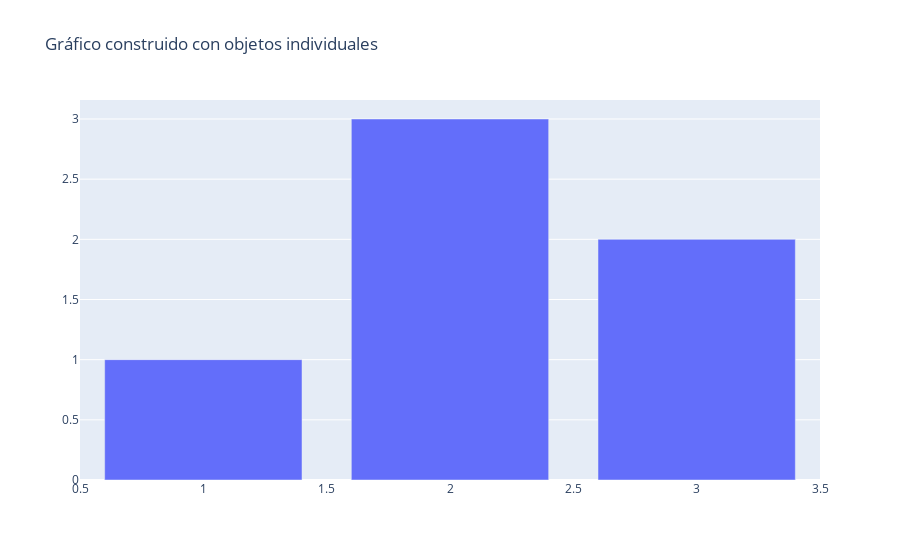

Write notebook code for a chart like this one.
### Markdown cell above
# Plotly Graph Objects vs. Plotly Express

Todos los gráficos de Plotly tienen la estructura de diccionario. El módulo graph_objects contiene todas los objetos individuales de un gráfico. Pueden acumularse unos sobre otros desde sus partes más pequeñas hasta construir la imagen final, como en la siguiente celda.

### Code cell
import plotly.graph_objects as go

dict_of_fig = dict({
    "data": [{"type": "bar",
              "x": [1, 2, 3],
              "y": [1, 3, 2]}],
    "layout": {"title": {"text": "Gráfico construido con objetos individuales"}}
})

fig = go.Figure(dict_of_fig)

fig.show()

### Figure 1 — Plotly figure (JSON) as saved in the notebook; plotly's stock layout.template omitted (floating-point values rounded to 4 significant figures)
{"data": [{"type": "bar", "x": [1, 2, 3], "y": [1, 3, 2]}], "layout": {"title": {"text": "Gráfico construido con objetos individuales"}}}
